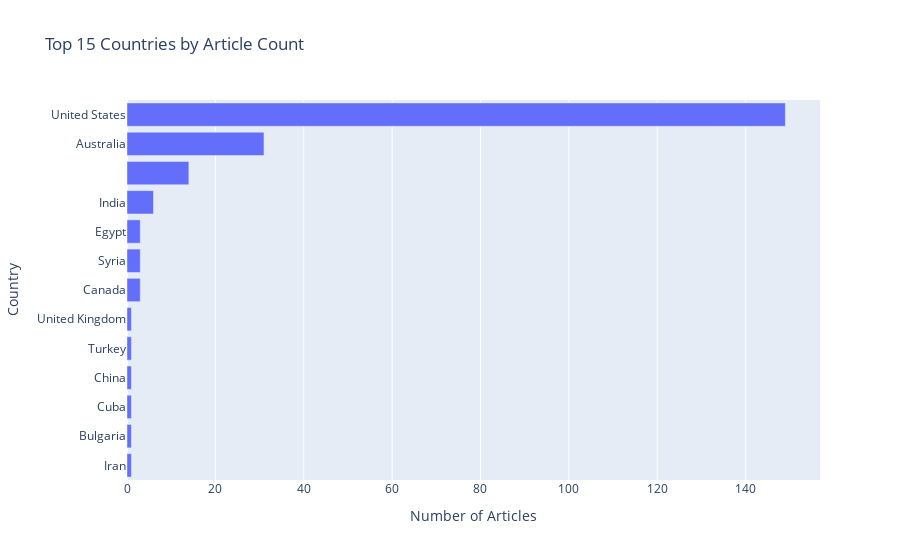

The notebook cell saved with this chart:
### Code cell
# Geographic distribution
country_counts = df['sourcecountry'].value_counts().head(15)

if INTERACTIVE_PLOTS:
    fig = px.bar(
        x=country_counts.values,
        y=country_counts.index,
        orientation='h',
        title='Top 15 Countries by Article Count',
        labels={'x': 'Number of Articles', 'y': 'Country'}
    )
    fig.update_layout(yaxis={'categoryorder': 'total ascending'})
    fig.show()
else:
    plt.figure(figsize=(12, 8))
    country_counts.plot(kind='barh')
    plt.xlabel('Number of Articles')
    plt.ylabel('Country')
    plt.title('Top 15 Countries by Article Count')
    plt.tight_layout()
    plt.show()

### Figure 1 — Plotly figure (JSON) as saved in the notebook; plotly's stock layout.template omitted (floating-point values rounded to 4 significant figures)
{"data": [{"hovertemplate": "Number of Articles=%{x}<br>Country=%{y}<extra></extra>", "legendgroup": "", "marker": {"color": "#636efa", "pattern": {"shape": ""}}, "name": "", "orientation": "h", "showlegend": false, "textposition": "auto", "type": "bar", "x": [149, 31, 14, 6, 3, 3, 3, 1, 1, 1, 1, 1, 1], "xaxis": "x", "y": ["United States", "Australia", "", "India", "Canada", "Syria", "Egypt", "Iran", "Bulgaria", "Cuba", "China", "Turkey", "United Kingdom"], "yaxis": "y"}], "layout": {"barmode": "relative", "legend": {"tracegroupgap": 0}, "title": {"text": "Top 15 Countries by Article Count"}, "xaxis": {"anchor": "y", "domain": [0, 1], "title": {"text": "Number of Articles"}}, "yaxis": {"anchor": "x", "categoryorder": "total ascending", "domain": [0, 1], "title": {"text": "Country"}}}}
